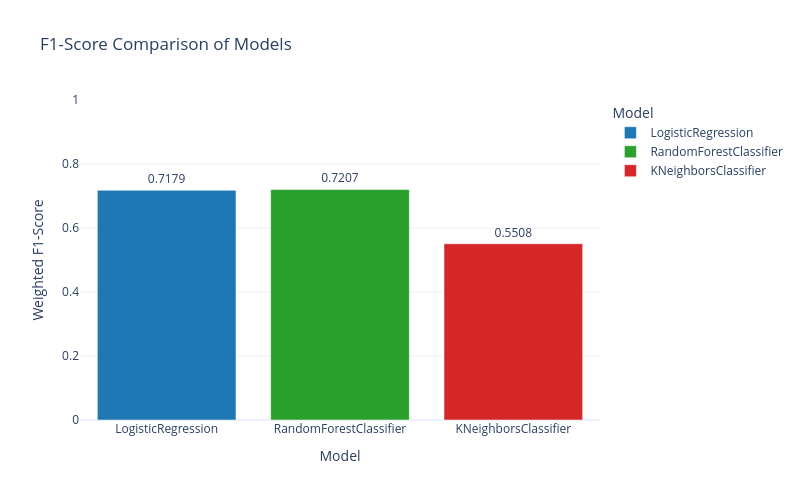

The notebook cell this image was saved under:
### Code cell
# Plot F1-score for comparison
import plotly.express as px

fig = px.bar(
    metrics_df,
    x="Model",
    y="F1-Score",
    text="F1-Score",
    hover_data={
        "Accuracy": True,
        "Precision": True,
        "Recall": True,
        "F1-Score": ":.4f"
    },
    color="Model",
    color_discrete_sequence=["#1f77b4", "#2ca02c", "#d62728"],
    title="F1-Score Comparison of Models"
)

fig.update_traces(texttemplate="%{text:.4f}", textposition="outside")
fig.update_layout(
    yaxis=dict(title="Weighted F1-Score", range=[0,1]),
    xaxis_title="Model",
    template="plotly_white",
    width=800,
    height=500
)

fig.show()

### Figure 1 — Plotly figure (JSON) as saved in the notebook; plotly's stock layout.template omitted (floating-point values rounded to 4 significant figures)
{"data": [{"customdata": [[0.7085, 0.7342, 0.7085]], "hovertemplate": "Model=%{x}<br>F1-Score=%{text:.4f}<br>Accuracy=%{customdata[0]}<br>Precision=%{customdata[1]}<br>Recall=%{customdata[2]}<extra></extra>", "legendgroup": "LogisticRegression", "marker": {"color": "#1f77b4", "pattern": {"shape": ""}}, "name": "LogisticRegression", "orientation": "v", "showlegend": true, "text": [0.7179], "textposition": "outside", "texttemplate": "%{text:.4f}", "type": "bar", "x": ["LogisticRegression"], "xaxis": "x", "y": [0.7179], "yaxis": "y"}, {"customdata": [[0.737, 0.7321, 0.737]], "hovertemplate": "Model=%{x}<br>F1-Score=%{text:.4f}<br>Accuracy=%{customdata[0]}<br>Precision=%{customdata[1]}<br>Recall=%{customdata[2]}<extra></extra>", "legendgroup": "RandomForestClassifier", "marker": {"color": "#2ca02c", "pattern": {"shape": ""}}, "name": "RandomForestClassifier", "orientation": "v", "showlegend": true, "text": [0.7207], "textposition": "outside", "texttemplate": "%{text:.4f}", "type": "bar", "x": ["RandomForestClassifier"], "xaxis": "x", "y": [0.7207], "yaxis": "y"}, {"customdata": [[0.509, 0.7002, 0.509]], "hovertemplate": "Model=%{x}<br>F1-Score=%{text:.4f}<br>Accuracy=%{customdata[0]}<br>Precision=%{customdata[1]}<br>Recall=%{customdata[2]}<extra></extra>", "legendgroup": "KNeighborsClassifier", "marker": {"color": "#d62728", "pattern": {"shape": ""}}, "name": "KNeighborsClassifier", "orientation": "v", "showlegend": true, "text": [0.5508], "textposition": "outside", "texttemplate": "%{text:.4f}", "type": "bar", "x": ["KNeighborsClassifier"], "xaxis": "x", "y": [0.5508], "yaxis": "y"}], "layout": {"barmode": "relative", "height": 500, "legend": {"title": {"text": "Model"}, "tracegroupgap": 0}, "title": {"text": "F1-Score Comparison of Models"}, "width": 800, "xaxis": {"anchor": "y", "categoryarray": ["LogisticRegression", "RandomForestClassifier", "KNeighborsClassifier"], "categoryorder": "array", "domain": [0, 1], "title": {"text": "Model"}}, "yaxis": {"anchor": "x", "domain": [0, 1], "range": [0, 1], "title": {"text": "Weighted F1-Score"}}}}
